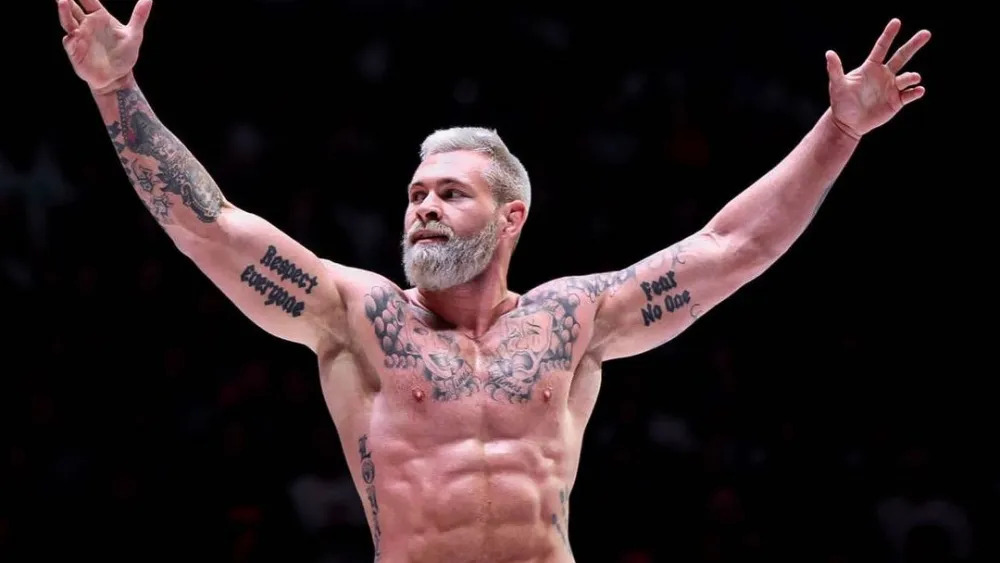
#> input picture GR.jpg, 1000 x 563 px, found by its file name
$ python '85_이미지 파일 처리_pillow_1310오용준.py'
#> lines starting #> are read from the running program, lines starting #| are printed output that depends on the picture
from PIL import Image

img=Image.open("GR.jpg")
#> img is the input picture: PIL image 1000x563 RGB; mean R, G, B 45.6, 33.1, 34.7
img.show()

print('이미지 크기:', img.size)
#| 이미지 크기: (1000, 563)
print('이미지 형식:', img.format)
#| 이미지 형식: JPEG
print('이미지 모드:', img.mode)
#| 이미지 모드: RGB

resized=img.resize((200, 200))
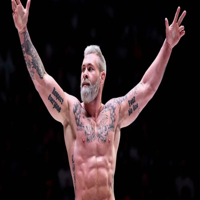
#> resized: PIL image 200x200 RGB; mean R, G, B 45.6, 33.1, 34.7
resized.show()

rorated=img.rotate(90)
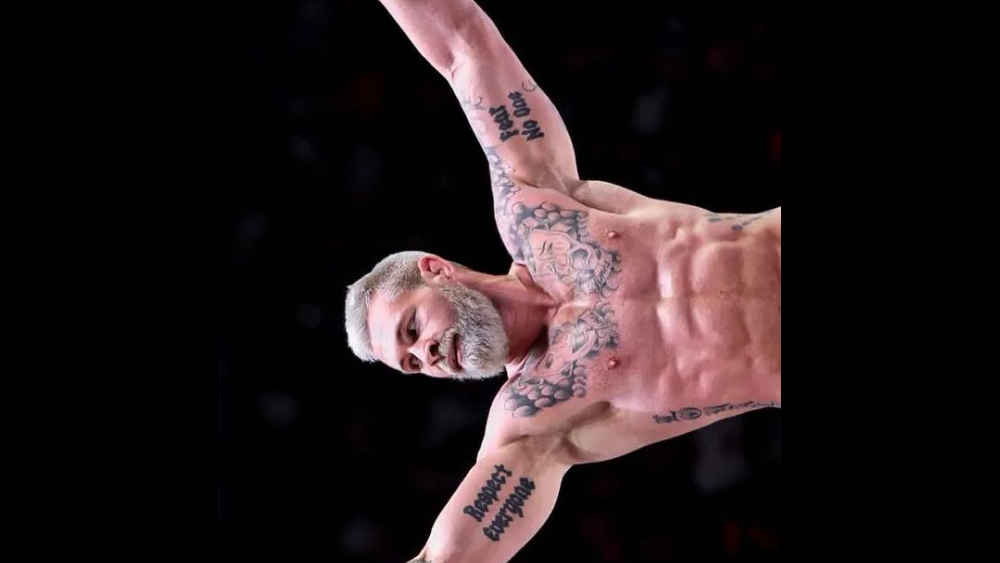
#> rorated: PIL image 1000x563 RGB; mean R, G, B 36.8, 26.8, 27.9
rorated.show()

gray=img.convert('L')
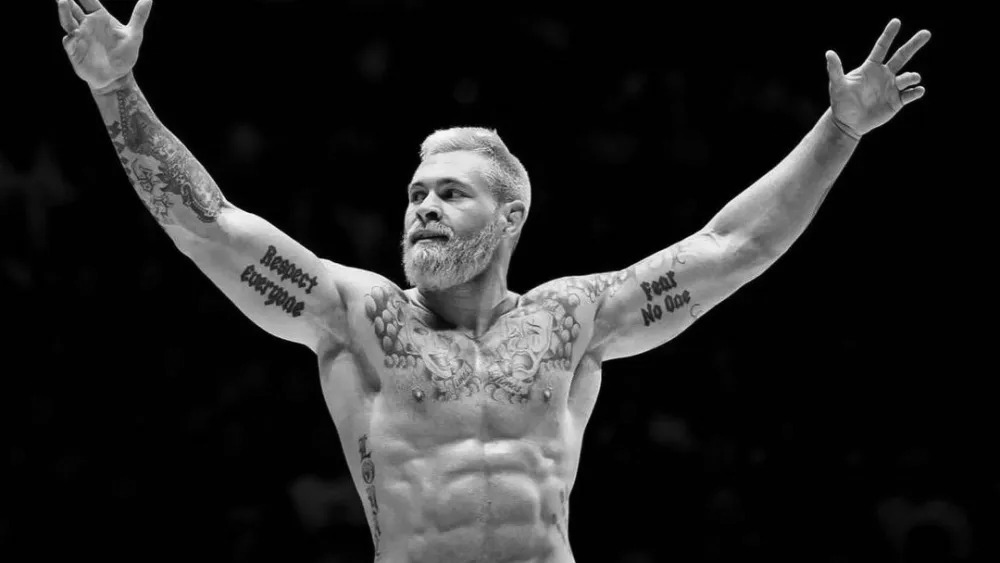
#> gray: PIL image 1000x563 L; min 0, max 254, mean 37
gray.show()

gray.save('gray_GR.jpg')

$ run again, with play-1173495_1280.png saved as GR.jpg
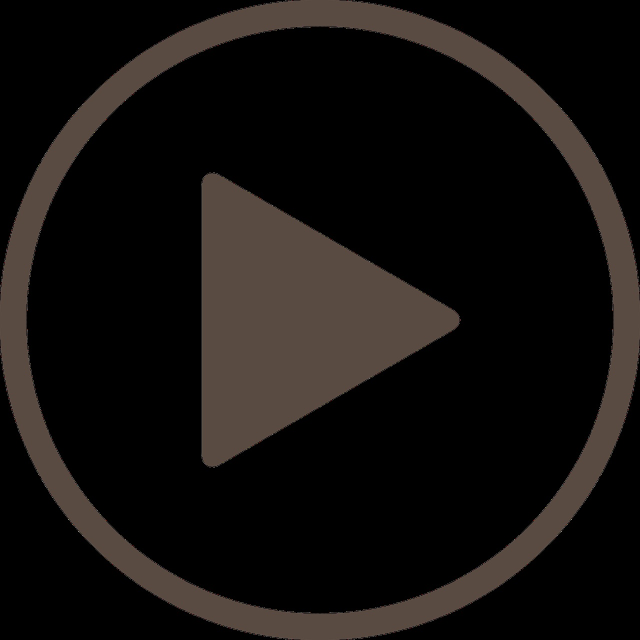
#> input picture play-1173495_1280.png, 1280 x 1280 px, found by its file name (shown at 1/2 size)
#> img is the input picture: PIL image 1280x1280 RGB; mean R, G, B 20.7, 17.4, 15.4
#| 이미지 크기: (1280, 1280)
#| 이미지 형식: JPEG
#| 이미지 모드: RGB
#> `resized=img.resize((200, 200))`:
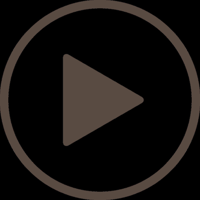
#> resized: PIL image 200x200 RGB; mean R, G, B 20.7, 17.5, 15.4
#> `rorated=img.rotate(90)`:
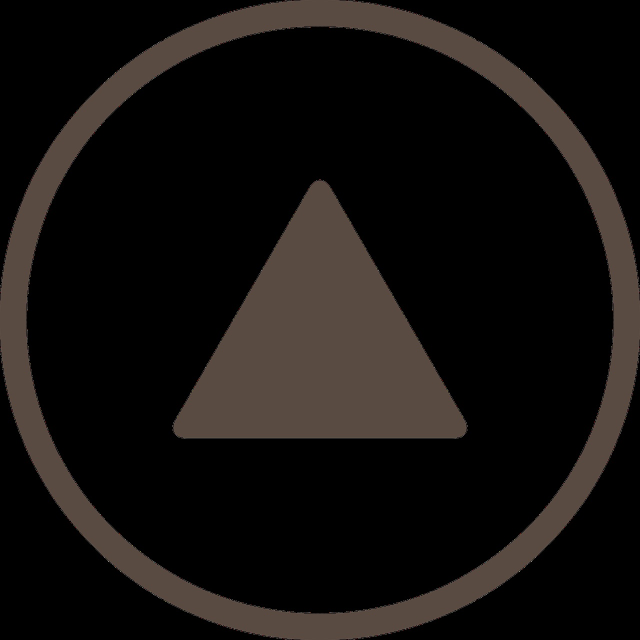
#> rorated: PIL image 1280x1280 RGB (shown at 1/2 size); mean R, G, B 20.7, 17.4, 15.4
